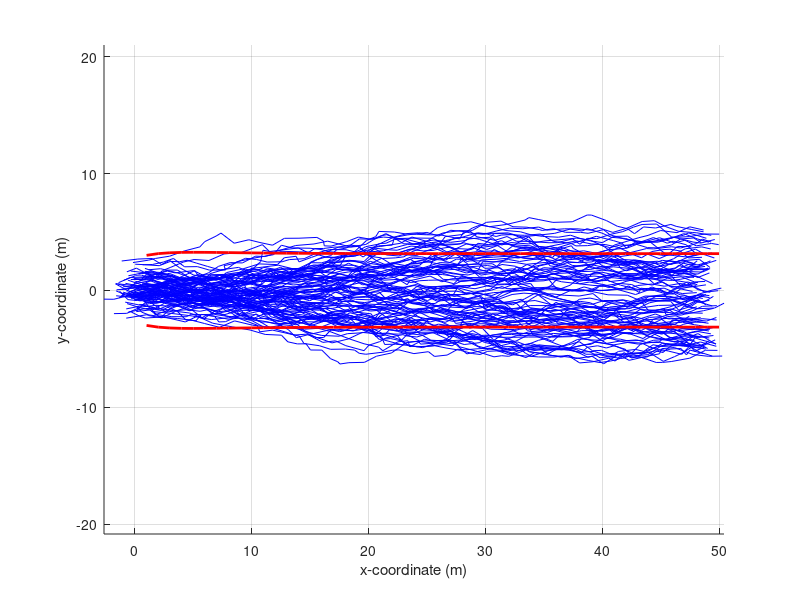

Reproduce this figure in MATLAB.
clc
clear
% close all

%% init variables
bhw_x = 0; z_cov_x = 1;
bhw_y = 5;  z_cov_y = 1;

dx = 1; dt = 0.2; N = 50;
A = eye(2); B = dt*eye(2); C = eye(2);
K = dlqr(A,B,eye(2),eye(2));

x0 = [0;0]; P0 = eye(2);
Q = diag([0.1 0.1]);
x_nom = zeros(2,N); x_nom(1,:) = 0:dx:(N-1)*dx;
u_nom = [(dx/dt);0];

N_traj = 100;
p_bias_jump = 0;

R_ob_x = ( ( bhw_x + 3*sqrt(z_cov_x) )/3 )^2;
R_ob_y = ( ( bhw_y + 3*sqrt(z_cov_y) )/3 )^2;
R = diag([R_ob_x R_ob_y]);
mm_available = true;
pZ_order = 1;

%% generate sample trajectories
X = nan(2,N,N_traj);
Z = nan(2,N,N_traj);

for i_traj = 1:N_traj
    
    x_est = x0; P = P0;
    x = mvnrnd(x_est', P0, 1)';
    
    X(:,1,i_traj) = x;
    z_bias_x = 2*(rand - 0.5)*bhw_x;
    z_bias_y = 2*(rand - 0.5)*bhw_y;
    
    for i = 2:N
        
        err = x_est - x_nom(:,i-1);
        u = u_nom - K*err;
        
        w = mvnrnd([0 0], Q, 1)';
        x = A*x + B*u + w;
        X(:,i,i_traj) = x;
        
        if mm_available
            if rand < p_bias_jump
                z_bias_x = 2*(rand - 0.5)*bhw_x;
                z_bias_y = 2*(rand - 0.5)*bhw_y;
            end
            z = C*x + [z_bias_x;z_bias_y] + mvnrnd([0 0], diag([z_cov_x z_cov_y]), 1)';
            Z(:,i,i_traj) = z;
            
            x_pred = A*x_est + B*u;
            P_pred = A*P*A' + Q;
            
            L = P_pred*C'/(C*P_pred*C' + R);
            x_est = x_pred + L*(z - C*x_pred);
            P = P_pred - L*C*P_pred;
        else            
            x_pred = A*x_est + B*u;
            P_pred = A*P*A' + Q;
            
            x_est = x_pred;
            P = P_pred;
        end

    end
    
end

%% RRBT calculation
G = zeros(2);
RRBT = cell(1,N);
P = P0;
RRBT{1} = P0;

for i = 2:N
        
    if mm_available
        P_pred = A*P*A' + Q;
        L = P_pred*C'/(C*P_pred*C' + R);
        P = P_pred - L*C*P_pred;
        G = (A-B*K)*G*(A-B*K)' + L*C*P_pred;
    else
        P = A*P*A' + Q;
        G = (A-B*K)*G*(A-B*K)';
    end
    
    RRBT{i} = P+G;
    
end



%% plot
m = 3;

RRBT_ms = nan(1,N);
for i = 1:N
    cov = RRBT{i};
    RRBT_ms(1,i) = m*sqrt(cov(2,2));
end

figure()
hold on; grid on;
for i_traj = 1:N_traj
    plot(X(1,:,i_traj),X(2,:,i_traj),'b');
end
plot(1:N,RRBT_ms,'r','Linewidth',2)
plot(1:N,-RRBT_ms,'r','Linewidth',2)
axis equal
xlabel('x-coordinate (m)');
ylabel('y-coordinate (m)');
